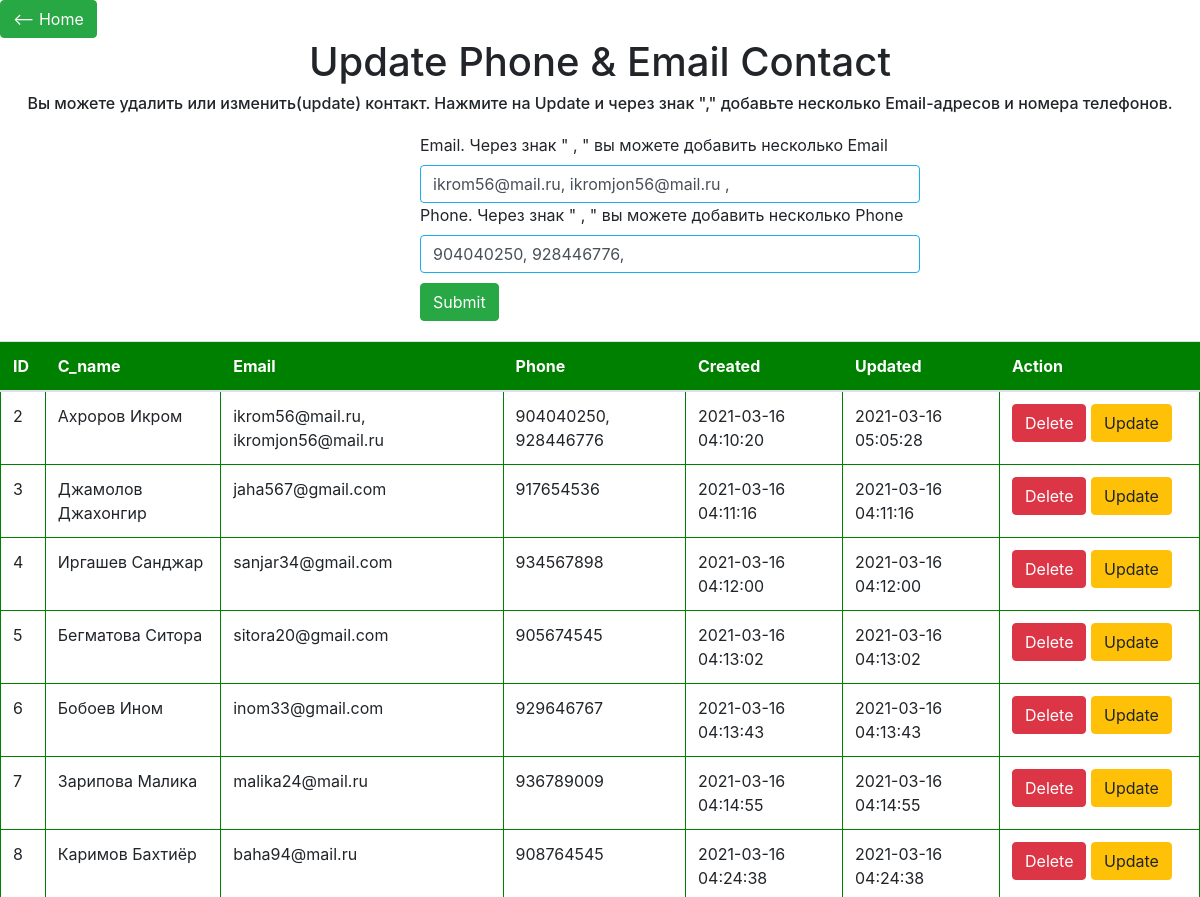
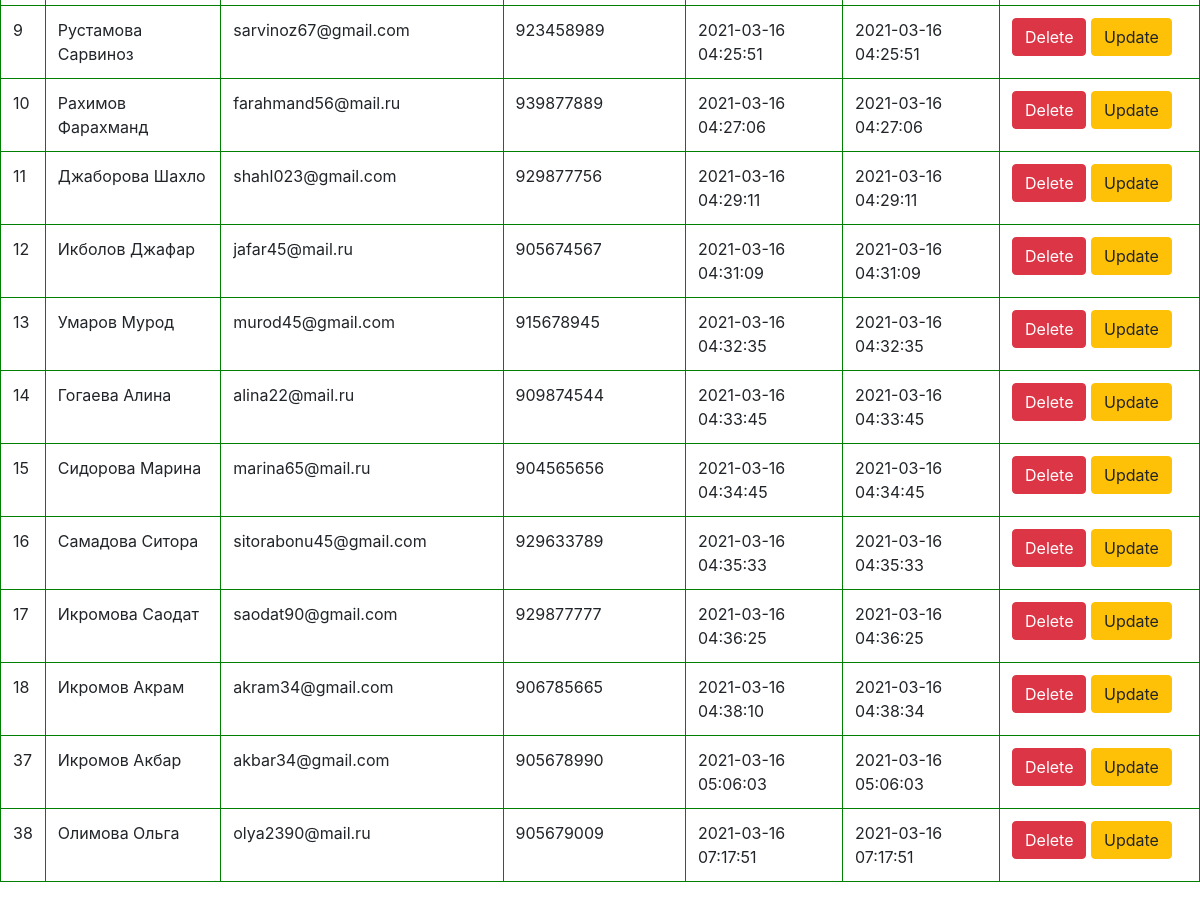
Page /create_contact_tel_email.php?update=2 on the committed database (2 pictures, top to bottom).
### tables this page shows
CREATE TABLE `contacts` (
  `id` int(11) NOT NULL,
  `c_name` varchar(127) NOT NULL,
  `picture` varchar(127) NOT NULL,
  `email` varchar(127) NOT NULL,
  `phone` varchar(127) NOT NULL,
  `created` datetime NOT NULL,
  `updated` datetime NOT NULL
);

### create_contact_tel_email.php (the view, shortened to what this page needs)
<?php
$host = 'localhost';
$database = 'contact';
$user = 'root';
$password = '';
$link = mysqli_connect($host, $user, $password, $database);
if (isset($_GET['update'])){
    $id = (int)$_GET['update'];
    $result = mysqli_query($link, "SELECT * FROM contacts WHERE id = $id LIMIT 1");
    $oneNews = mysqli_fetch_all($result, MYSQLI_ASSOC);
    $oneNews = reset($oneNews);
}
$result = mysqli_query($link, "SELECT * FROM contacts ORDER BY id ");
	$allNews = mysqli_fetch_all($result, MYSQLI_ASSOC);
?>
<!doctype html>
  <html>
		<head>
            <link rel="stylesheet" href="styles/style.css">
			<link rel="stylesheet" href="styles/bootstrap.css">
		</head>
	 <body>
		<a href="index.php" class="btn btn-success"><-- Home</a>
            <h1>Update Phone & Email Contact</h1>
			<h6 align="center">Вы можете удалить или изменить(update) контакт. Нажмите на
				               Update  и через знак "," добавьте несколько Email-адресов и номера телефонов.
			</h6>
        <form action="create_contact_tel_email.php" method="post" enctype="multipart/form-data">
					<div>
						<label>Email. Через знак " , " вы можете добавить несколько Email</label><br>
                        <input type="text" value="<?=$oneNews['email'] ?? '' ?>, " name="email" class="form-control">
					</div>
					<div>
						<label>Phone. Через знак " , " вы можете добавить несколько Phone</label><br>
					<input type="text" value="<?=$oneNews['phone'] ?? '' ?>, " name="phone" class="form-control">
					</div>
					<div>
						<input type="submit" class="btn btn-success">
						</div>
		</form>
				<table class="table" border="1">
					<thead>
						<th>ID</th>
						<th>C_name</th>
						<th>Email</th>
                        <th>Phone</th>
						<th>Created</th>
						<th>Updated</th>
						<th>Action</th>
					</thead>
                    <tbody>
						<?php foreach($allNews as $news) : ?>
							<tr>
								<td><?=$news['id']?></td>
								<td><?=$news['c_name']?></td>
								<td><?=$news['email']?></td>
                                <td><?=$news['phone']?></td>
								<td><?=$news['created']?></td>
								<td><?=$news['updated']?></td>
								<td style="width:200px;">
								<a href="?delete=<?=$news['id']?>" class="btn btn-danger"> Delete</a>
								<a href="?update=<?=$news['id']?>" class="btn btn-warning"> Update</a></td>
							</tr>
						<?php endforeach; ?>
					</tbody>
				</table>
		</body>
  </html>

### styles/style.css (style rules this page uses)
form { margin:20px auto; }
h1 { text-align:center; }
div { margin-left:35%; }
table, tr, td, thead { border: 1px solid green; border-collapse: collapse; padding: 5px; }
thead, .child:first-child { background-color: green; color: #FFF; }
input[type="submit"] { margin-top: 10px; }
input[type="text"], input[type="file"] { border: 1px solid rgb(22, 173, 243); width: 500px; }

### rows in the picture
contacts: email "ikrom56@mail.ru, ikromjon56@mail.ru ,", phone "904040250, 928446776,", id "2", c_name "Ахроров Икром", email "ikrom56@mail.ru, ikromjon56@mail.ru", phone "904040250, 928446776", created "2021-03-16 04:10:20", updated "2021-03-16 05:05:28"
contacts: id "3", c_name "Джамолов Джахонгир", email "jaha567@gmail.com", phone "917654536", created "2021-03-16 04:11:16", updated "2021-03-16 04:11:16"
contacts: id "4", c_name "Иргашев Санджар", email "sanjar34@gmail.com", phone "934567898", created "2021-03-16 04:12:00", updated "2021-03-16 04:12:00"
contacts: id "5", c_name "Бегматова Ситора", email "sitora20@gmail.com", phone "905674545", created "2021-03-16 04:13:02", updated "2021-03-16 04:13:02"
contacts: id "6", c_name "Бобоев Ином", email "inom33@gmail.com", phone "929646767", created "2021-03-16 04:13:43", updated "2021-03-16 04:13:43"
contacts: id "7", c_name "Зарипова Малика", email "malika24@mail.ru", phone "936789009", created "2021-03-16 04:14:55", updated "2021-03-16 04:14:55"
contacts: id "8", c_name "Каримов Бахтиёр", email "baha94@mail.ru", phone "908764545", created "2021-03-16 04:24:38", updated "2021-03-16 04:24:38"
contacts: id "9", c_name "Рустамова Сарвиноз", email "sarvinoz67@gmail.com", phone "923458989", created "2021-03-16 04:25:51", updated "2021-03-16 04:25:51"
contacts: id "10", c_name "Рахимов Фарахманд", email "farahmand56@mail.ru", phone "939877889", created "2021-03-16 04:27:06", updated "2021-03-16 04:27:06"
contacts: id "11", c_name "Джаборова Шахло", email "shahl023@gmail.com", phone "929877756", created "2021-03-16 04:29:11", updated "2021-03-16 04:29:11"
contacts: id "12", c_name "Икболов Джафар", email "jafar45@mail.ru", phone "905674567", created "2021-03-16 04:31:09", updated "2021-03-16 04:31:09"
contacts: id "13", c_name "Умаров Мурод", email "murod45@gmail.com", phone "915678945", created "2021-03-16 04:32:35", updated "2021-03-16 04:32:35"
contacts: id "14", c_name "Гогаева Алина", email "alina22@mail.ru", phone "909874544", created "2021-03-16 04:33:45", updated "2021-03-16 04:33:45"
contacts: id "15", c_name "Сидорова Марина", email "marina65@mail.ru", phone "904565656", created "2021-03-16 04:34:45", updated "2021-03-16 04:34:45"
contacts: id "16", c_name "Самадова Ситора", email "sitorabonu45@gmail.com", phone "929633789", created "2021-03-16 04:35:33", updated "2021-03-16 04:35:33"
contacts: id "17", c_name "Икромова Саодат", email "saodat90@gmail.com", phone "929877777", created "2021-03-16 04:36:25", updated "2021-03-16 04:36:25"
contacts: id "18", c_name "Икромов Акрам", email "akram34@gmail.com", phone "906785665", created "2021-03-16 04:38:10", updated "2021-03-16 04:38:34"
contacts: id "37", c_name "Икромов Акбар", email "akbar34@gmail.com", phone "905678990", created "2021-03-16 05:06:03", updated "2021-03-16 05:06:03"
contacts: id "38", c_name "Олимова Ольга", email "olya2390@mail.ru", phone "905679009", created "2021-03-16 07:17:51", updated "2021-03-16 07:17:51"
